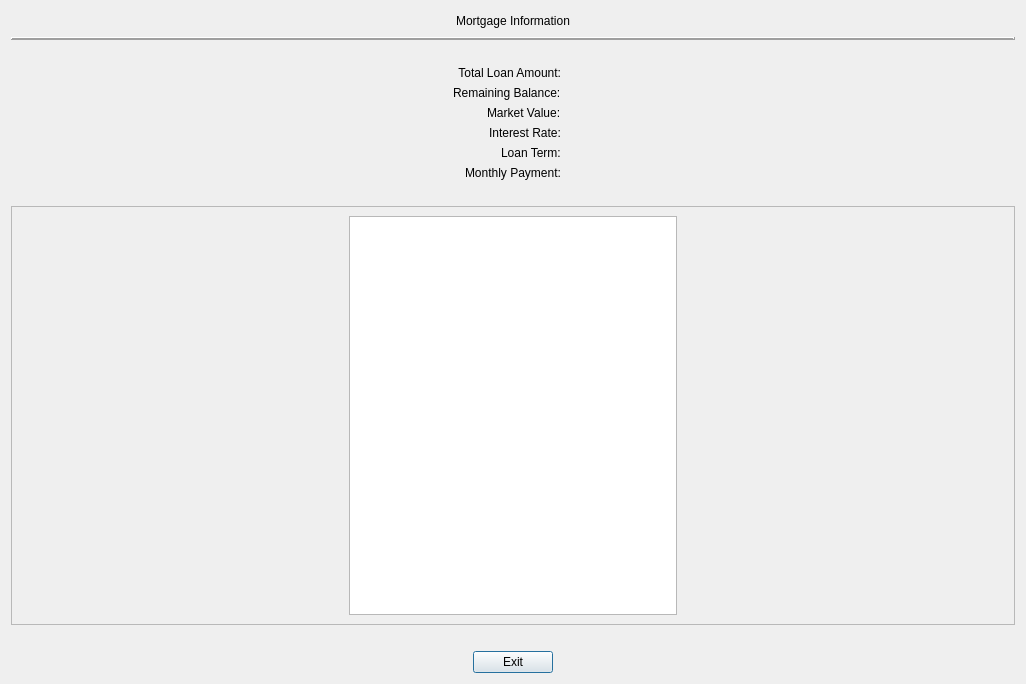
<?xml version="1.0" encoding="UTF-8"?>
<ui version="4.0">
 <class>MortgageSummaryDialog</class>
 <widget class="QDialog" name="MortgageSummaryDialog">
  <property name="windowModality">
   <enum>Qt::ApplicationModal</enum>
  </property>
  <property name="geometry">
   <rect>
    <x>0</x>
    <y>0</y>
    <width>1026</width>
    <height>684</height>
   </rect>
  </property>
  <property name="windowTitle">
   <string>Mortgage Summary</string>
  </property>
  <property name="modal">
   <bool>true</bool>
  </property>
  <layout class="QVBoxLayout" name="verticalLayout">
   <item>
    <layout class="QHBoxLayout" name="horizontalLayout">
     <item>
      <spacer name="horizontalSpacer">
       <property name="orientation">
        <enum>Qt::Horizontal</enum>
       </property>
       <property name="sizeHint" stdset="0">
        <size>
         <width>40</width>
         <height>20</height>
        </size>
       </property>
      </spacer>
     </item>
     <item>
      <widget class="QLabel" name="labelDialogTitle">
       <property name="text">
        <string>Mortgage Information</string>
       </property>
       <property name="alignment">
        <set>Qt::AlignCenter</set>
       </property>
      </widget>
     </item>
     <item>
      <spacer name="horizontalSpacer_2">
       <property name="orientation">
        <enum>Qt::Horizontal</enum>
       </property>
       <property name="sizeHint" stdset="0">
        <size>
         <width>40</width>
         <height>20</height>
        </size>
       </property>
      </spacer>
     </item>
    </layout>
   </item>
   <item>
    <widget class="Line" name="line">
     <property name="frameShadow">
      <enum>QFrame::Raised</enum>
     </property>
     <property name="lineWidth">
      <number>2</number>
     </property>
     <property name="orientation">
      <enum>Qt::Horizontal</enum>
     </property>
    </widget>
   </item>
   <item>
    <spacer name="horizontalSpacer_11">
     <property name="orientation">
      <enum>Qt::Horizontal</enum>
     </property>
     <property name="sizeHint" stdset="0">
      <size>
       <width>1005</width>
       <height>20</height>
      </size>
     </property>
    </spacer>
   </item>
   <item>
    <layout class="QHBoxLayout" name="horizontalLayout_4">
     <item>
      <spacer name="horizontalSpacer_10">
       <property name="orientation">
        <enum>Qt::Horizontal</enum>
       </property>
       <property name="sizeHint" stdset="0">
        <size>
         <width>40</width>
         <height>20</height>
        </size>
       </property>
      </spacer>
     </item>
     <item>
      <layout class="QFormLayout" name="formLayout">
       <property name="labelAlignment">
        <set>Qt::AlignRight|Qt::AlignTrailing|Qt::AlignVCenter</set>
       </property>
       <item row="0" column="0">
        <widget class="QLabel" name="label_2">
         <property name="text">
          <string>Total Loan Amount:</string>
         </property>
         <property name="alignment">
          <set>Qt::AlignRight|Qt::AlignTrailing|Qt::AlignVCenter</set>
         </property>
        </widget>
       </item>
       <item row="2" column="0">
        <widget class="QLabel" name="label">
         <property name="text">
          <string>Market Value:</string>
         </property>
         <property name="alignment">
          <set>Qt::AlignLeading|Qt::AlignLeft|Qt::AlignVCenter</set>
         </property>
        </widget>
       </item>
       <item row="0" column="1">
        <widget class="QLabel" name="labelLoanAmount">
         <property name="text">
          <string>&lt;Amount&gt;</string>
         </property>
         <property name="alignment">
          <set>Qt::AlignCenter</set>
         </property>
        </widget>
       </item>
       <item row="2" column="1">
        <widget class="QLabel" name="labelMarketValue">
         <property name="text">
          <string>&lt;MarketValue&gt;</string>
         </property>
         <property name="alignment">
          <set>Qt::AlignCenter</set>
         </property>
        </widget>
       </item>
       <item row="3" column="0">
        <widget class="QLabel" name="label_3">
         <property name="text">
          <string>Interest Rate:</string>
         </property>
        </widget>
       </item>
       <item row="3" column="1">
        <widget class="QLabel" name="labelInterestRate">
         <property name="text">
          <string>&lt;Rate&gt;</string>
         </property>
         <property name="alignment">
          <set>Qt::AlignCenter</set>
         </property>
        </widget>
       </item>
       <item row="4" column="0">
        <widget class="QLabel" name="label_4">
         <property name="text">
          <string>Loan Term:</string>
         </property>
        </widget>
       </item>
       <item row="4" column="1">
        <widget class="QLabel" name="labelTerm">
         <property name="text">
          <string>&lt;Term&gt;</string>
         </property>
         <property name="alignment">
          <set>Qt::AlignCenter</set>
         </property>
        </widget>
       </item>
       <item row="5" column="0">
        <widget class="QLabel" name="label_5">
         <property name="text">
          <string>Monthly Payment:</string>
         </property>
        </widget>
       </item>
       <item row="5" column="1">
        <widget class="QLabel" name="labelBasePayment">
         <property name="text">
          <string>&lt;BasePayment&gt;</string>
         </property>
         <property name="alignment">
          <set>Qt::AlignCenter</set>
         </property>
        </widget>
       </item>
       <item row="1" column="0">
        <widget class="QLabel" name="label_6">
         <property name="text">
          <string>Remaining Balance:</string>
         </property>
        </widget>
       </item>
       <item row="1" column="1">
        <widget class="QLabel" name="labelRemainingBalance">
         <property name="text">
          <string>&lt;RemainingBalance&gt;</string>
         </property>
         <property name="alignment">
          <set>Qt::AlignCenter</set>
         </property>
        </widget>
       </item>
      </layout>
     </item>
     <item>
      <spacer name="horizontalSpacer_7">
       <property name="orientation">
        <enum>Qt::Horizontal</enum>
       </property>
       <property name="sizeHint" stdset="0">
        <size>
         <width>40</width>
         <height>20</height>
        </size>
       </property>
      </spacer>
     </item>
    </layout>
   </item>
   <item>
    <spacer name="horizontalSpacer_4">
     <property name="orientation">
      <enum>Qt::Horizontal</enum>
     </property>
     <property name="sizeHint" stdset="0">
      <size>
       <width>1005</width>
       <height>20</height>
      </size>
     </property>
    </spacer>
   </item>
   <item>
    <layout class="QVBoxLayout" name="verticalLayout_3">
     <item>
      <widget class="QScrollArea" name="scrollArea">
       <property name="minimumSize">
        <size>
         <width>100</width>
         <height>100</height>
        </size>
       </property>
       <property name="verticalScrollBarPolicy">
        <enum>Qt::ScrollBarAsNeeded</enum>
       </property>
       <property name="widgetResizable">
        <bool>true</bool>
       </property>
       <widget class="QWidget" name="scrollAreaWidgetContents">
        <property name="geometry">
         <rect>
          <x>0</x>
          <y>0</y>
          <width>1004</width>
          <height>398</height>
         </rect>
        </property>
        <property name="minimumSize">
         <size>
          <width>0</width>
          <height>0</height>
         </size>
        </property>
        <layout class="QVBoxLayout" name="verticalLayout_2">
         <item>
          <layout class="QHBoxLayout" name="horizontalLayout_2">
           <item>
            <spacer name="horizontalSpacer_5">
             <property name="orientation">
              <enum>Qt::Horizontal</enum>
             </property>
             <property name="sizeHint" stdset="0">
              <size>
               <width>40</width>
               <height>20</height>
              </size>
             </property>
            </spacer>
           </item>
           <item>
            <widget class="QTableView" name="tableViewMortgageSummary">
             <property name="minimumSize">
              <size>
               <width>0</width>
               <height>0</height>
              </size>
             </property>
             <property name="font">
              <font>
               <pointsize>8</pointsize>
              </font>
             </property>
             <property name="verticalScrollBarPolicy">
              <enum>Qt::ScrollBarAlwaysOff</enum>
             </property>
             <property name="horizontalScrollBarPolicy">
              <enum>Qt::ScrollBarAlwaysOff</enum>
             </property>
             <property name="cornerButtonEnabled">
              <bool>false</bool>
             </property>
             <attribute name="horizontalHeaderMinimumSectionSize">
              <number>20</number>
             </attribute>
             <attribute name="verticalHeaderMinimumSectionSize">
              <number>15</number>
             </attribute>
             <attribute name="verticalHeaderDefaultSectionSize">
              <number>25</number>
             </attribute>
            </widget>
           </item>
           <item>
            <spacer name="horizontalSpacer_6">
             <property name="orientation">
              <enum>Qt::Horizontal</enum>
             </property>
             <property name="sizeHint" stdset="0">
              <size>
               <width>40</width>
               <height>20</height>
              </size>
             </property>
            </spacer>
           </item>
          </layout>
         </item>
        </layout>
       </widget>
      </widget>
     </item>
    </layout>
   </item>
   <item>
    <spacer name="horizontalSpacer_3">
     <property name="orientation">
      <enum>Qt::Horizontal</enum>
     </property>
     <property name="sizeHint" stdset="0">
      <size>
       <width>40</width>
       <height>20</height>
      </size>
     </property>
    </spacer>
   </item>
   <item>
    <layout class="QHBoxLayout" name="horizontalLayout_3">
     <item>
      <spacer name="horizontalSpacer_8">
       <property name="orientation">
        <enum>Qt::Horizontal</enum>
       </property>
       <property name="sizeHint" stdset="0">
        <size>
         <width>40</width>
         <height>20</height>
        </size>
       </property>
      </spacer>
     </item>
     <item>
      <widget class="QPushButton" name="pushButtonExit">
       <property name="text">
        <string>Exit</string>
       </property>
      </widget>
     </item>
     <item>
      <spacer name="horizontalSpacer_9">
       <property name="orientation">
        <enum>Qt::Horizontal</enum>
       </property>
       <property name="sizeHint" stdset="0">
        <size>
         <width>40</width>
         <height>20</height>
        </size>
       </property>
      </spacer>
     </item>
    </layout>
   </item>
  </layout>
 </widget>
 <resources/>
 <connections/>
</ui>
